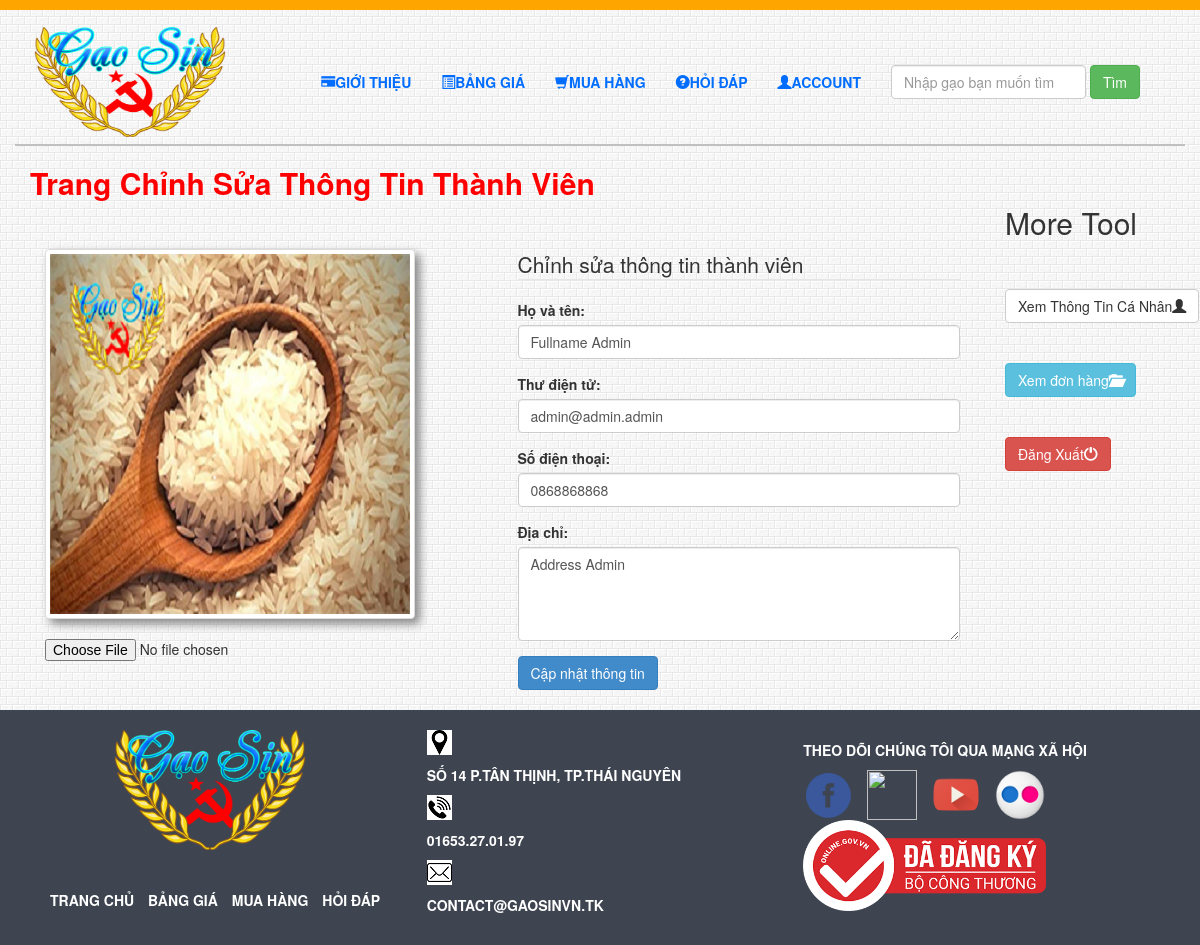
Screenshot of /info-user.php (signed in) with the database file from the repository.
### tables this page shows
CREATE TABLE `user` (
  `id_user` int(11) NOT NULL,
  `username_user` varchar(50) NOT NULL,
  `password_user` varchar(50) NOT NULL,
  `fullname_user` varchar(100) NOT NULL,
  `email_user` varchar(100) NOT NULL,
  `phone_user` varchar(11) NOT NULL,
  `add_user` varchar(100) NOT NULL,
  `is_block_user` tinyint(4) NOT NULL,
  `permision_user` tinyint(4) NOT NULL
);

### info-user.php (the view, shortened to what this page needs)
<!DOCTYPE html>
<html lang="en">
<head>
	<link href="css/bootstrap.min.css" rel="stylesheet">
	<link rel="stylesheet" href="css/webstyle.css">
	<link rel="stylesheet" href="css/font-awesome.css">
</head>
<body>
	<?php
	include "includes/header.php"
	?>
	<?php require_once("includes/connection.php"); ?>
	<?php
		$id = $_SESSION["user_id"];
		$sql = "SELECT * FROM user WHERE id_user = ".$id;
		$query = mysqli_query($conn,$sql);
	 ?>
	 <?php
		while ( $data = mysqli_fetch_array($query) ) {
			$id = $data['id_user'];
	?>
	<main class="container">
		<div class="row">
			<div class="col-md-10">
				<h2 style="color: red; font-weight: bold">Trang Chỉnh Sửa Thông Tin Thành Viên</h2><br><br>
				<div class="col-md-6">
					<img src="img/sp2.png" alt="" class="img-thumbnail"><br><br>
					<form action="info-user.php?id=<?php echo $id; ?>" method="POST" role="form">
						<input type="file" name="avatar">
					</form>
				</div>
				<div class="col-md-6">
				<form action="info-user.php?id=<?php echo $id; ?>" method="POST" role="form">
					<legend>Chỉnh sửa thông tin thành viên</legend>
					<div class="form-group">
						<label for="">Họ và tên:</label>
						<input type="text" class="form-control" name="fullname" placeholder="Fullname" required="" value="<?php echo $data['fullname_user']; ?>">
					</div>
					<div class="form-group">
						<label for="">Thư điện tử:</label>
						<input type="email" class="form-control" name="email" placeholder="Email" required="" value="<?php echo $data['email_user']; ?>">
					</div>
					<div class="form-group">
						<label for="">Số điện thoại:</label>
						<input type="text" class="form-control" name="phone" placeholder="Phone" required="" value="<?php echo $data['phone_user']; ?>">
					</div>
					<div class="form-group">
						<label for="">Địa chỉ:</label>
						<textarea name="address" id="" class="form-control" rows="4" placeholder="Address" required="" maxlength="100"><?php echo $data['add_user']; ?></textarea>
					</div>
					<button type="submit" class="btn btn-primary" name="btn-submit" onclick="btnsuauser()">Cập nhật thông tin</button>
				</form>
				</div>
			</div>
			<div class="col-md-2">
				<?php
					include "includes/menu-mem.php"
				 ?>
			</div>
		</div>
		<?php
					}
				 ?>
	</main>
	<?php
	include "includes/footer.php"
	?>
</body>
</html>

### includes/menu-mem.php
<br><br>
<h2>More Tool</h2>
<br><br>
<a href="info-user.php"><button type="button" class="btn btn-default">Xem Thông Tin Cá Nhân<i class="glyphicon glyphicon-user"></i></button></a><br><br><br>
<form action="cart-user.php" method="POST">
	<button type="submit" class="btn btn-info" name="view">Xem đơn hàng<i class="glyphicon glyphicon-folder-open"></i></button>
	</form><br><br>
<form action="info-user.php" method="POST">
	<button type="submit" class="btn btn-danger" name="logout" onclick="thoat()">Đăng Xuất<i class="glyphicon glyphicon-off"></i></button>
</form>

### css/webstyle.css (style rules this page uses)
body { background-repeat: repeat; background-image: url('../img/bg.png'); background-position: top center; background-attachment: fixed; }
.img-thumbnail { box-shadow: 5px 5px 10px #888888; }

### rows the page displays
user: fullname "Fullname Admin", email "admin@admin.admin", phone "0868868868", address "Address Admin"
